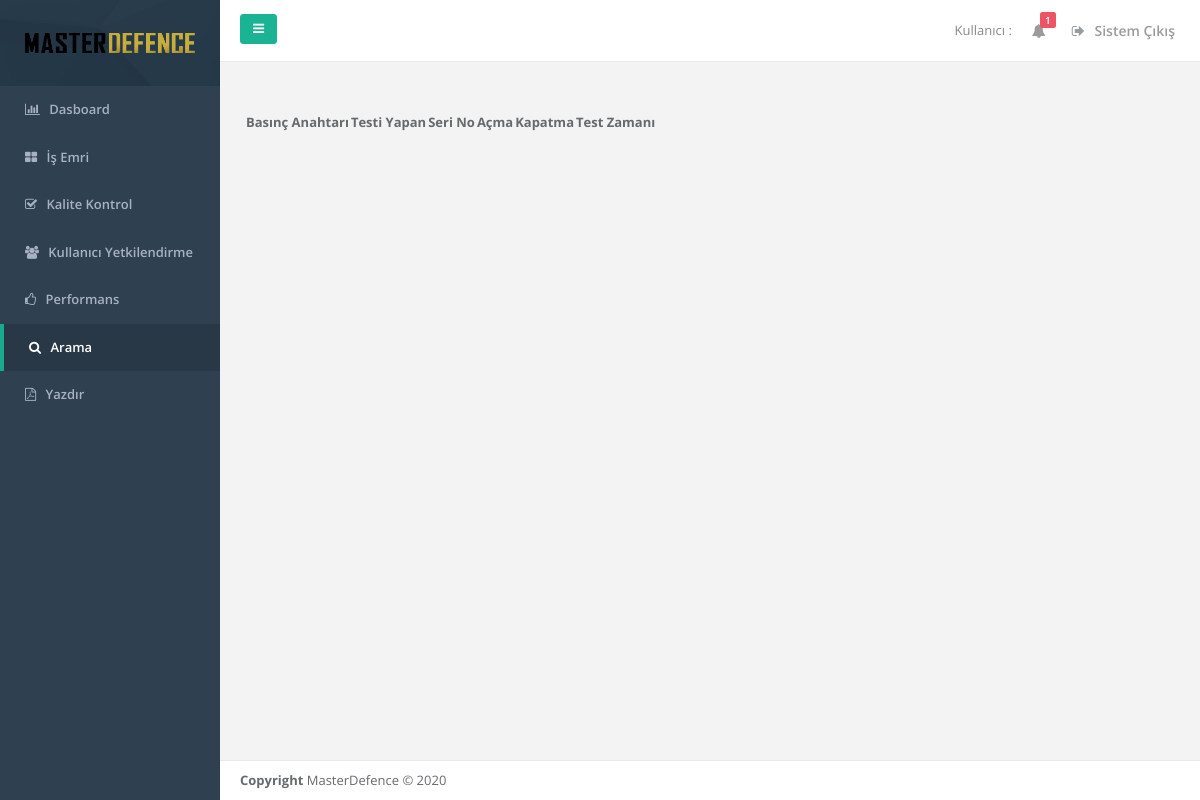
Before: /arama (signed in) with the older database file.
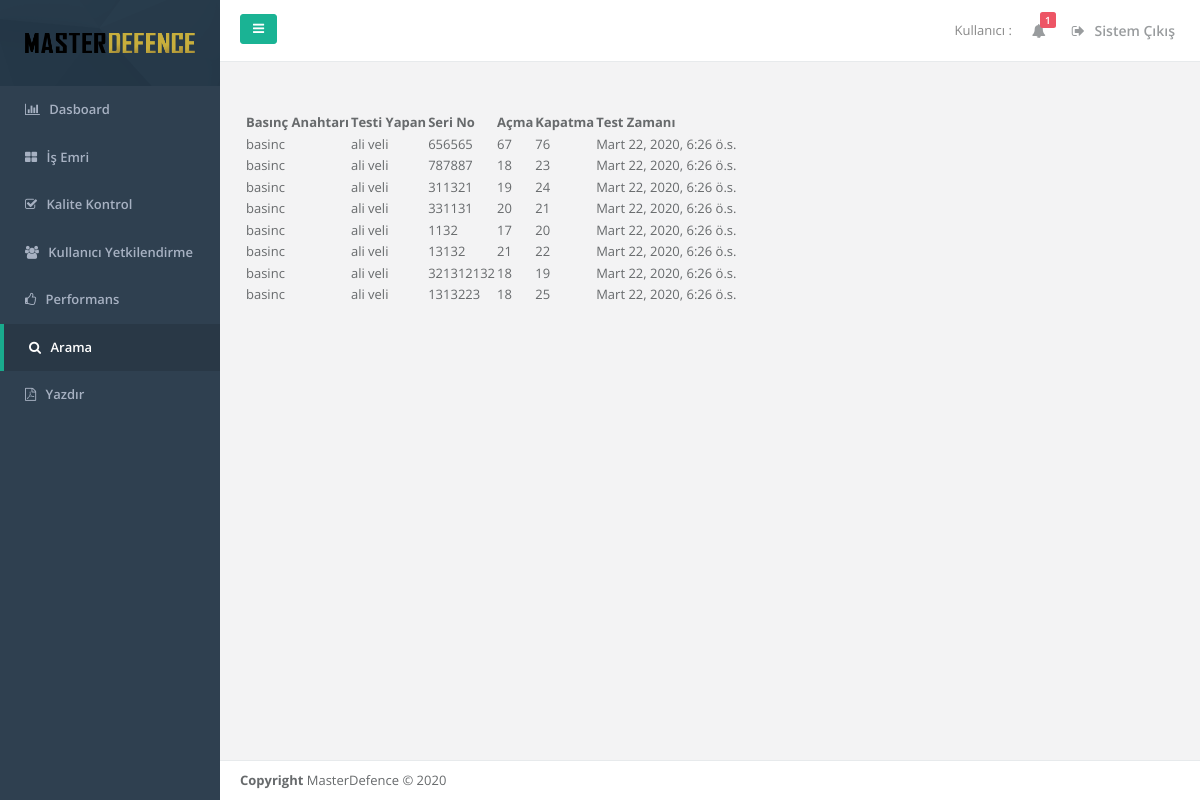
After: the same page with the newer database file.
### base/models.py (models this page shows, shortened)
class Test(models.Model):
    tur = models.CharField(max_length=30)
    seri_no = models.CharField(max_length=20)
    acma = models.CharField(max_length=20)
    kapatma = models.CharField(max_length=20)
    testi_yapan = models.CharField(max_length=20)
    test_tarihi = models.DateTimeField(default=timezone.now,blank=True, null=True)

### base/views.py (the view)
# urls.py: path('arama', views.arama, name='arama'),
@login_required
def arama(request):
        testler = Test.objects.all()
        return render(request,'arama.html',{ 'mac' : mac , 'testler' : testler})

### base/templates/arama.html (shortened to what this page needs)
{% extends "base.html" %}
{% load static %}
{% block style %}
<link href="{% static 'css/bootstrap-tables.css' %}" rel="stylesheet">
<link href="{% static 'css/editable.css' %}" rel="stylesheet">
{% endblock %}
{% block content %}
<table id="table"
     data-toggle="table"
     data-search="true"
     data-filter-control="true"
     data-toolbar="#toolbar">
<thead>
  <tr>
    <th data-field="tur" data-filter-control="select" data-sortable="true">Basınç Anahtarı</th>
    <th data-field="yapan" data-filter-control="select" data-sortable="true">Testi Yapan</th>
    <th data-field="seri_no" data-filter-control="select" data-sortable="true">Seri No</th>
    <th data-field="acma" data-filter-control="select" data-sortable="true">Açma</th>
    <th data-field="kapatma" data-filter-control="select" data-sortable="true">Kapatma</th>
    <th data-field="zaman" data-filter-control="select" data-sortable="true">Test Zamanı</th>
  </tr>
</thead>
<tbody>
  {% for test in testler %}
        <tr>
          <td>{{ test.tur }}</td>
          <td>{{ test.testi_yapan }}</td>
          <td>{{ test.seri_no }}</td>
          <td>{{ test.acma }}</td>
          <td>{{ test.kapatma }}</td>
          <td>{{ test.test_tarihi }}</td>
        </tr>
  {% endfor %}
</tbody>
</table>
{% endblock %}

Changed rows visible on the page:
added Test: tur "basinc", testi_yapan "ali veli", seri_no "656565", acma "67", kapatma "76", test_tarihi "Mart 22, 2020, 6:26 ö.s."
added Test: tur "basinc", testi_yapan "ali veli", seri_no "787887", acma "18", kapatma "23", test_tarihi "Mart 22, 2020, 6:26 ö.s."
added Test: tur "basinc", testi_yapan "ali veli", seri_no "311321", acma "19", kapatma "24", test_tarihi "Mart 22, 2020, 6:26 ö.s."
added Test: tur "basinc", testi_yapan "ali veli", seri_no "331131", acma "20", kapatma "21", test_tarihi "Mart 22, 2020, 6:26 ö.s."
added Test: tur "basinc", testi_yapan "ali veli", seri_no "1132", acma "17", kapatma "20", test_tarihi "Mart 22, 2020, 6:26 ö.s."
added Test: tur "basinc", testi_yapan "ali veli", seri_no "13132", acma "21", kapatma "22", test_tarihi "Mart 22, 2020, 6:26 ö.s."
added Test: tur "basinc", testi_yapan "ali veli", seri_no "321312132", acma "18", kapatma "19", test_tarihi "Mart 22, 2020, 6:26 ö.s."
added Test: tur "basinc", testi_yapan "ali veli", seri_no "1313223", acma "18", kapatma "25", test_tarihi "Mart 22, 2020, 6:26 ö.s."
